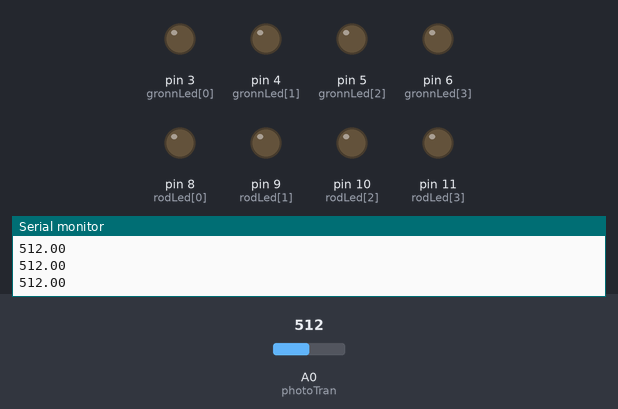
A sketch run on a simulated Arduino Uno, built with avr-gcc and run on an emulated ATmega328P. Parts: output pins drawn as LEDs (lit = HIGH), the last lines printed to the serial monitor. Dashed ring = blinking. Inputs (shaded band) come from the test bench; at power-on: A0 (photoTran) = 512.

Above: at 1.2 s.
1.3 s: A0 (photoTran) set to 214
4.3 s: A0 (photoTran) set to 186
At 5.05 s:
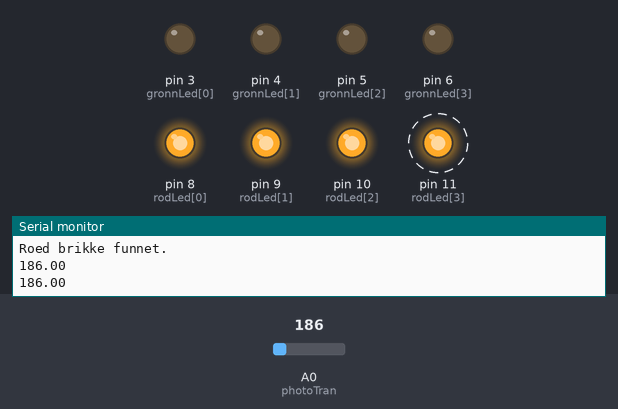
7.3 s: A0 (photoTran) set to 44
10.3 s: A0 (photoTran) set to 35
At 10.51 s:
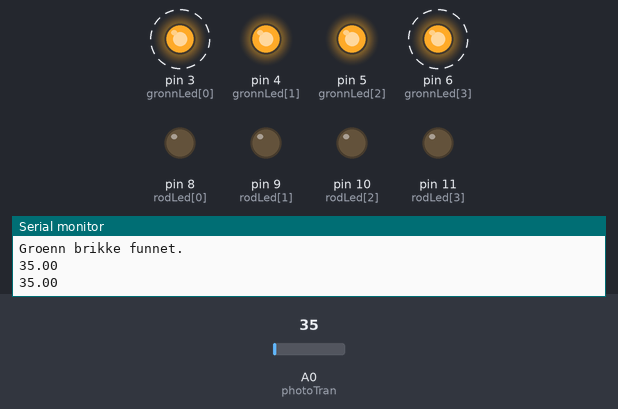
13.3 s: A0 (photoTran) set to 122
At 14.46 s:
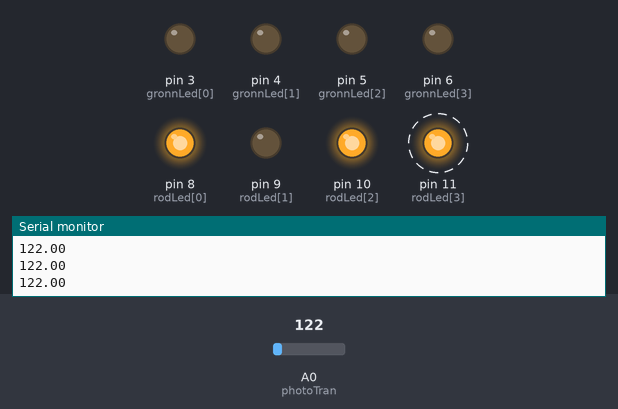
16.3 s: A0 (photoTran) set to 306
At 17.2 s:
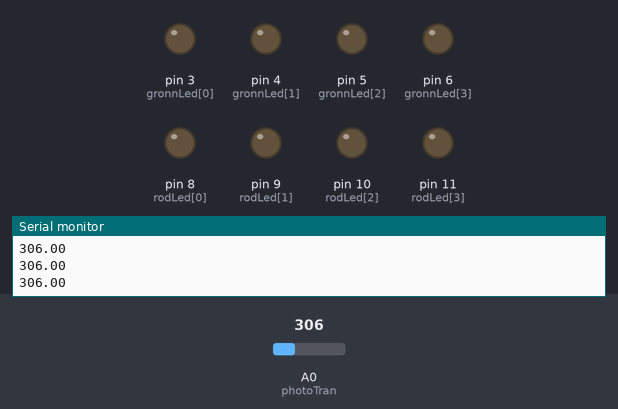
Timing chart, 0 to 18.9 s (numbered marks = the images above; inputs shaded):
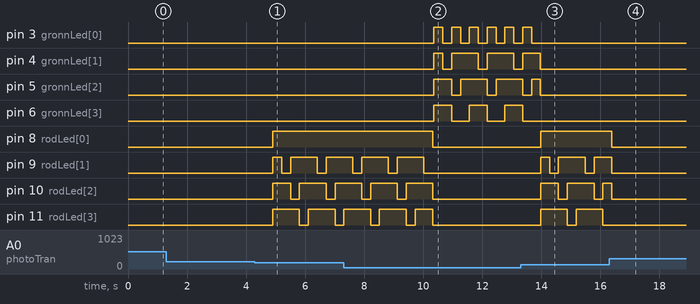

Measured:
- the behaviour switches between 197 and 196 on A0 (photoTran) (found by bisection; images 0 and 1)
- the behaviour switches between 40 and 39 on A0 (photoTran) (found by bisection; images 1 and 2)
- after the input at 4.3 s, pin 8 (rodLed[0]): LOW → HIGH after 0.61 s; pin 9 (rodLed[1]): goes HIGH 0.30 s, LOW 0.30 s, HIGH 0.90 s, LOW 0.30 s, then HIGH, starting after 0.61 s
- after the input at 10.3 s, pin 3 (gronnLed[0]): alternates HIGH for 0.30 s and LOW for 0.30 s, starting after 0.06 s; pin 4 (gronnLed[1]): LOW → HIGH after 0.06 s, then repeats every 1.2 s: LOW 0.30 s, HIGH 0.90 s
- after the input at 13.3 s, pin 3 (gronnLed[0]): goes on until 13.7 s, then stays LOW; pin 6 (gronnLed[3]): goes on until 13.4 s, then stays LOW
- after the input at 16.3 s, pin 8 (rodLed[0]): HIGH → LOW after 0.09 s; pin 11 (rodLed[3]): stops changing and stays LOW

The sketch:

Hovedkode-Juni-6.ino
```cpp
/*
Dette programmet bruker en fototransistor til aa justere LED-lys paa en installasjon.
Sensorens innverdier bestemmer hvilke ledlys som skal begynne å lyse med animasjoner.
*/

// Definerer alle ledpaerene ved den endelige loesningen (int-verdi er fysisk port paa arduinoen)
  // Groenne led-lys fra 3-6, roede lys fra 8-11
    const byte gronnLed[] = {3,4,5,6};
    const byte rodLed[] = {8,9,10,11};

// Herfra begynner registreringen av phototransistoren
  const int photoTran = A0;                 // Fototransistor
  const int tiltSens = 2;                   // Tilt-sensor

// Variabler
  String utskriftstekst = ""; // til intern utskrift

  // Sensor-essensielle
  float sensorReading = 0;
  int tiltReading = 0;
  int buttonState = 0;

  // Sensor-min max og kalibrering
  float sensorHoyesteReading = 0;
  float sensorMinsteReading = 0;

  // Variabler rundt gjennomsnitt av sensor
  float sensorGjennomsnittsReading = 0;
  int sensorAvlesningerFoerGjennomsnitt = 10;
  int sensorArray[10];
  int avlesningNummer = 0;
  float midlertidigSum = 0;

  // Kalibrering (optional)
  unsigned long forrigeKalibreringsTidspunkt = 0;
  unsigned long forrigeSensorSjekkTidspunkt = 0;
  unsigned long forrigeAnimasjonsTidspunkt = 0;

  // Positiv brikke og lys-animasjon-variabler
  int sensorLysStatus = 0;                    // 0 er full moerke, 1 er halvveis dekt, 2 er lys
  bool erSisteBrikkePositivStatus = false;
  bool erSisteBrikkeNegativStatus = false;
  bool erPositivAnimasjonAktiv = false;
  bool erNegativAnimasjonAktiv = false;
  int positivAnimasjonsFrame = 0;
  int negativAnimasjonsFrame = 0;
  int positivAnimasjonMaxFrameLengde = 4;     // Maa justeres ved endring av animasjonslengde
  int negativAnimasjonMaxFrameLengde = 4;     // Maa justeres ved endring av animasjonslengde
  int roedtLysDelay = 0;

  // Lysfoelsomhet og kalibrering
  int roedGrenseVerdi = 150;                  // Ideell mellom 50 og 150? Denne verdien bestemmer naar loesningen skal skru seg selv av. (ingen brikke plassert)
  int groennGrenseVerdi = 40;                 // pluss paa litt for sterkt lys, blir vel aldri hoyere enn hundre, ever?
                                              // Denne verdien er nødt til å være så høy som den må i de lyseste lysforhold, ellers er jo mindre jo bedre.
  float kalibreringsMultiplier = 4.2;

// Timere, justerbare
  int millisMellomHverKalibrering = 2000;     // Millisekunder mellom hver sensorkalibrering ("refresh rate")
  int millisMellomHverSensorSjekk = 100;
  int millisMellomHverAnimasjon = 300;

// Utskrift som kan brukes i while-loops uten repetisjon.
  void utskrift(String tekst) {
    if (tekst != utskriftstekst) {
      Serial.println(tekst);
      utskriftstekst = tekst;
    }
  }

// Arduino Setup
void setup() {
  // Serial
  Serial.begin(9600);

  // LED-outputs
    // Roede LEDs
    for(byte i = 0; i < sizeof(rodLed); i++){
      pinMode(rodLed[i], OUTPUT);
    }
    // Groenne LEDs
    for(byte i = 0; i < sizeof(gronnLed); i++){
      pinMode(gronnLed[i], OUTPUT);
    }

  // LED-defaults paa setup
    // Roede LEDs
    for(byte i = 0; i < sizeof(rodLed); i++){
      digitalWrite(rodLed[i], LOW);
    }
    // Groenne LEDs
    for(byte i = 0; i < sizeof(gronnLed); i++){
      digitalWrite(gronnLed[i], LOW);
    }

    // Fototransistor og tiltsensor-pinModes
    pinMode(photoTran, INPUT);
    pinMode(tiltSens, INPUT);
}

void loop() {

  /* Autokalibrering hvert x. sekund. Hvis lysmiljoet endrer seg over tid, vil
    kalibreringen ha mulighet til aa endre seg over tid.
    Dette fungerer ikke noedvendigvis 100% i veldig moerke miljoer eller med skygge.
    Slik vil stoerre endringer og feil bli justert for over en viss tidsperiode av seg selv.
    Alt dette vil inngaa i kalibrer();
  */

    if ((millis() - forrigeKalibreringsTidspunkt) > millisMellomHverKalibrering) {
      kalibrer();
    }


  lesSensor();   // Sensoren leses av kontinuerlig som ledd i aa finne gjennomsnittsverdien.

/*
Koden under kjoerer for aa bestemme hvilken status brettet skal vaere i basert paa gjennomsnittsverdiene fra fototransistoren.
*/

// Millis() og tidspunkt siden forrige sensorsjekk brukes til aa sjekke om LED-status skal ha mulighet til aa endres.
  if ((millis()-(forrigeSensorSjekkTidspunkt)) > millisMellomHverSensorSjekk) {
    forrigeSensorSjekkTidspunkt = millis();

// Under foelger if-sjekker for forskjellige lysforhold.

    // Dersom sensorgjennomsnittet er under roed grenseverdi inkludert kalibrering, men samtidig hoeyere enn groenn grenseverdi (det moerkeste)
    // saa betyr det at det er plassert en roed, "negativ" brikke.
    // Det kan derimot ogsaa vaere at denne endringen i lys er fordi en groenn "positiv" brikke er i ferd med aa plasseres.
    // Derfor har vi lagt til en liten delay, roedtLysDelay, som oeker frem til statusen saa endres.
    if((hentSensorGjennomsnitt() < (roedGrenseVerdi + (sensorHoyesteReading/kalibreringsMultiplier))) && ((hentSensorGjennomsnitt()) >= groennGrenseVerdi)){
      roedtLysDelay += 1;
        if(roedtLysDelay > 5) { // Merk: Denne er en multippel relativ til millisMellomHverSensorSjekk og er ikke tidsjustert!
          sensorLysStatus = 1;
          erSisteBrikkePositivStatus = false;
          erSisteBrikkeNegativStatus = true;
          utskrift("Roed brikke funnet.");
        }
    }

    // Hvis sensorgjennomsnittet er helt moerkt vil det si at brikken er positiv, eller groenn. Koden under endrer saa brettets status til groennt.
    if(hentSensorGjennomsnitt() < (groennGrenseVerdi)) {
      roedtLysDelay = 0;
        sensorLysStatus = 0;
        erSisteBrikkePositivStatus = true;
        erSisteBrikkeNegativStatus = false;
        utskrift("Groenn brikke funnet.");
    }

    // Dersom sensoren er hoeyere enn den roede grensen inkludert kalibrering, saa er ingen brikke plassert. Lysstatusen settes da til 2, som skrur av alle lysene.
    if(hentSensorGjennomsnitt() >= (roedGrenseVerdi + (sensorHoyesteReading/kalibreringsMultiplier))){
      roedtLysDelay = 0;
      utskrift("Ingen brikke plassert.");
      sensorLysStatus = 2;
      }
    }


// Delen under spiller av animasjoner basert paa hvilken status brettet er i.
// If-sjekken kjoerer hver gang det har gaatt en viss tidsperiode mellom hver animasjon.
  if ((millis()-forrigeAnimasjonsTidspunkt) > millisMellomHverAnimasjon) {
    // If-sjekk for status
    if (sensorLysStatus == 0){
      // Dersom animasjonen for status 0, positiv, ikke har blitt igangsatt, spilles den av.
      if (erPositivAnimasjonAktiv == false){
        nullstillNegativAnimasjon();               // Skrur blant annet av negative lys
        spillPositivAnimasjon();
      }
      else{
        nestePositivAnimasjon();                   // Kaller paa neste frame hvis positiv animasjon aktiv allerede er true
      }
    }

    // Tilsvarende status for 1, negativ brikke.
    if (sensorLysStatus == 1){
      if (erSisteBrikkeNegativStatus == true){
        if (erNegativAnimasjonAktiv == false){
          nullstillPositivAnimasjon();
          spillNegativAnimasjon();
        }
        else{
          nesteNegativAnimasjon();                // Neste frame hvis negativ animasjon aktiv er true
        }
      }
    }

    // Ingen brikke plassert
    if (sensorLysStatus == 2){
      // Animasjoner nullstilles.
      nullstillPositivAnimasjon();
      nullstillNegativAnimasjon();
      }
   }
}

// Programloop slutter her, loopes paa repeat per maskin-tick.


// Metoder
// Metode for aa lese fototransistor-sensor, ta vare paa verdiene og etter hvert regne ut en gjennomsnittsverdi.
void lesSensor() {
  if (avlesningNummer >= (sensorAvlesningerFoerGjennomsnitt)){      // Oensket presisjon paa sensoren kan justeres med sensorAvlesningerFoerGjennomsnitt.
    avlesningNummer = 0;
  }
  sensorArray[avlesningNummer] = analogRead(photoTran);             // Sensoren leses av
  avlesningNummer += 1;
}

// Utregning av gjennomsnitt og returnerer verdien.
float hentSensorGjennomsnitt() {
  midlertidigSum = 0;
  for (byte i = 0; i < sensorAvlesningerFoerGjennomsnitt; i = i + 1) {
    midlertidigSum += sensorArray[i];
  }
  midlertidigSum = (midlertidigSum / sensorAvlesningerFoerGjennomsnitt);
  Serial.println(midlertidigSum);
  return midlertidigSum;
}

// Metoder for aa justere lys
// Skrur av alle lys
void settAlleLysTilAv(){
  for (int i = 0; i < sizeof(gronnLed); i++){
    settGrontLysNummerXTilAv(i);
    }
  for (int i = 0; i < sizeof(rodLed); i++){
    settRodtLysNummerXTilAv(i);
    }
}

// Skrur paa alle lys
void settAlleLysTilPaa(){
  for (int i = 0; i < sizeof(gronnLed); i++){
    settGrontLysNummerXTilPaa(i);
    }
  for (int i = 0; i < sizeof(rodLed); i++){
    settRodtLysNummerXTilPaa(i);
    }
}

// Gront lys paa og av
void settGrontLysNummerXTilPaa(int x){
  digitalWrite(gronnLed[x], HIGH);
}

void settGrontLysNummerXTilAv(int x){
  digitalWrite(gronnLed[x], LOW);
}

// Rodt lys paa og av
void settRodtLysNummerXTilPaa(int x){
  digitalWrite(rodLed[x], HIGH);
}

void settRodtLysNummerXTilAv(int x){
  digitalWrite(rodLed[x], LOW);
}

// Avspilling av positiv lys-animasjon
void spillPositivAnimasjon(){
  utskrift("Positiv animasjon spiller");
  erPositivAnimasjonAktiv = true;
}

// Neste animasjon - brukes naar animasjonen allerede er aktiv.
void nestePositivAnimasjon(){
  if (positivAnimasjonsFrame < positivAnimasjonMaxFrameLengde) {
    spillPositivAnimasjonFrame(positivAnimasjonsFrame);
    positivAnimasjonsFrame += 1;
  }
  else if (positivAnimasjonsFrame >= positivAnimasjonMaxFrameLengde) {
    loopPositivAnimasjon();
  }
}

// Avspilling av negativ animasjon
void spillNegativAnimasjon(){
  utskrift("Negativ animasjon spiller");
  // negativAnimasjonsFrame = 0;
  erNegativAnimasjonAktiv = true;
}

// Neste animasjon - brukes naar animasjonen allerede er aktiv.
void nesteNegativAnimasjon(){
  if (negativAnimasjonsFrame < negativAnimasjonMaxFrameLengde) {
    spillNegativAnimasjonFrame(negativAnimasjonsFrame);
    negativAnimasjonsFrame += 1;
  }
  else if (negativAnimasjonsFrame >= negativAnimasjonMaxFrameLengde) {
    loopNegativAnimasjon();
  }
}

// Setter positiv animasjonsframe til 0, brukes i animasjonsloop
void loopPositivAnimasjon(){
  positivAnimasjonsFrame = 0;
}

// Setter negativ animasjonsframe til 0, brukes i animasjonsloop
void loopNegativAnimasjon(){
  negativAnimasjonsFrame = 0;
}

// Skrur av groenne lys og setter animasjonsstatus til false
void nullstillPositivAnimasjon(){
  for (int i = 0; i < positivAnimasjonMaxFrameLengde; i++){
    settGrontLysNummerXTilAv(i); }
  erPositivAnimasjonAktiv = false;
  positivAnimasjonsFrame = 0;
}

// Skrur av rode lys og setter animasjonsstatus til false
void nullstillNegativAnimasjon(){
  for (int i = 0; i < negativAnimasjonMaxFrameLengde; i++){
    settRodtLysNummerXTilAv(i); }
  erNegativAnimasjonAktiv = false;
  negativAnimasjonsFrame = 0;
}


// Lys-animasjoner:
// Positiv animasjon (gront lys)
void spillPositivAnimasjonFrame(int frameInndata) {
  utskrift("spillPositivAnimasjonFrame kalt paa");
  // Animasjontidspunkt oppdateres
  forrigeAnimasjonsTidspunkt = millis();
  // frameInndata brukes til aa spille av forskjellige animasjoner.
  if (frameInndata == 0) { settGrontLysNummerXTilPaa(0); settGrontLysNummerXTilPaa(1); settGrontLysNummerXTilPaa(2); settGrontLysNummerXTilPaa(3); }
  if (frameInndata == 1) { settGrontLysNummerXTilAv(0); settGrontLysNummerXTilAv(1); settGrontLysNummerXTilPaa(2); settGrontLysNummerXTilPaa(3); }
  if (frameInndata == 2) { settGrontLysNummerXTilPaa(0); settGrontLysNummerXTilPaa(1); settGrontLysNummerXTilAv(2); settGrontLysNummerXTilAv(3); }
  if (frameInndata == 3) { settGrontLysNummerXTilAv(0); settGrontLysNummerXTilPaa(1); settGrontLysNummerXTilPaa(2); settGrontLysNummerXTilAv(3); }
}

// Negativ animasjon (rodt lys)
void spillNegativAnimasjonFrame(int frameInndata) {
  utskrift("spillNegativAnimasjonFrame kalt paa");
  forrigeAnimasjonsTidspunkt = millis();
  if (frameInndata == 0) { settRodtLysNummerXTilPaa(0); settRodtLysNummerXTilPaa(1); settRodtLysNummerXTilPaa(2); settRodtLysNummerXTilPaa(3); }
  if (frameInndata == 1) { settRodtLysNummerXTilPaa(0); settRodtLysNummerXTilAv(1); settRodtLysNummerXTilPaa(2); settRodtLysNummerXTilPaa(3); }
  if (frameInndata == 2) { settRodtLysNummerXTilPaa(0); settRodtLysNummerXTilPaa(1); settRodtLysNummerXTilAv(2); settRodtLysNummerXTilPaa(3); }
  if (frameInndata == 3) { settRodtLysNummerXTilPaa(0); settRodtLysNummerXTilPaa(1); settRodtLysNummerXTilPaa(2); settRodtLysNummerXTilAv(3); }
}

// Kalibrering
void kalibrer() {
forrigeKalibreringsTidspunkt = millis();    // Oppdaterer timestamp for naar kalibrering sist ble utfoert.

  // If-sjekk for oppdatering av maksverdi.
    sensorReading = analogRead(photoTran);
    if (sensorReading > sensorHoyesteReading) {

      // Oppdatering av maksverdi
      sensorHoyesteReading = sensorReading;

      // Prints ved ny maksverdi
      utskrift("Ny maksverdi funnet og oppdatert: ");
      Serial.println(sensorHoyesteReading);
    }

    // If-sjekk for oppdatering av minimumsverdi
      if (sensorReading < sensorMinsteReading) {

        // Oppdatering av minimumsverdi
        sensorMinsteReading = sensorReading;

        // Prints ved ny minimumsverdi
        utskrift("Ny minimumsverdi funnet og oppdatert: ");
        Serial.println(sensorMinsteReading);
      }

      // Automatisk justering/innskrenkning av kalibreringsnivaaer over tid.
      sensorHoyesteReading -= 2;
      sensorMinsteReading += 1;
    }
```
